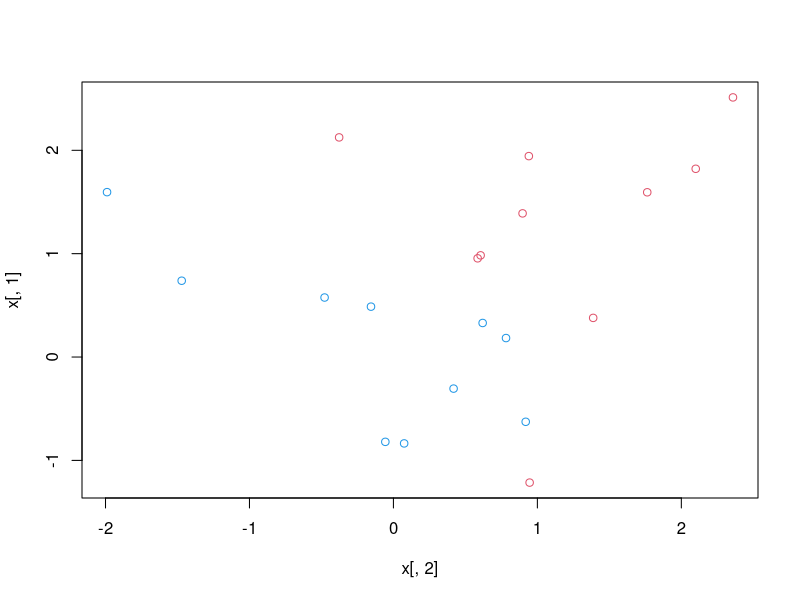
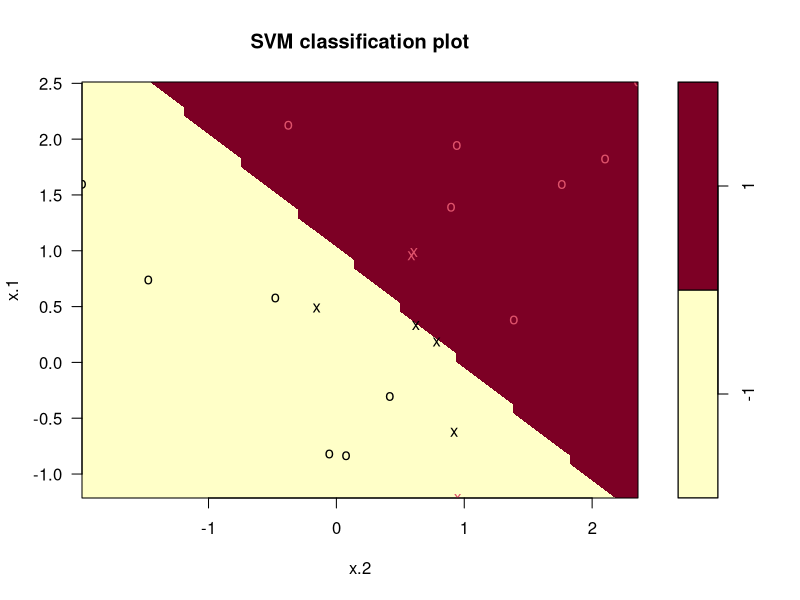
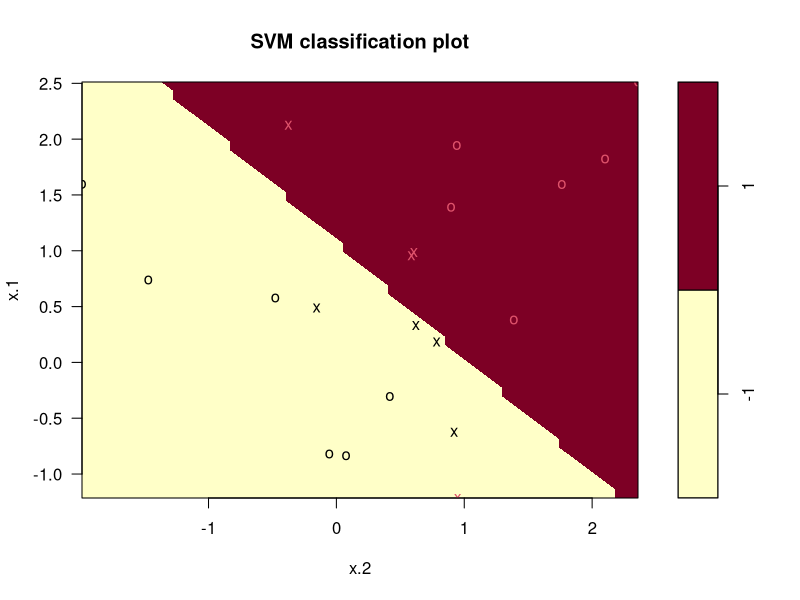
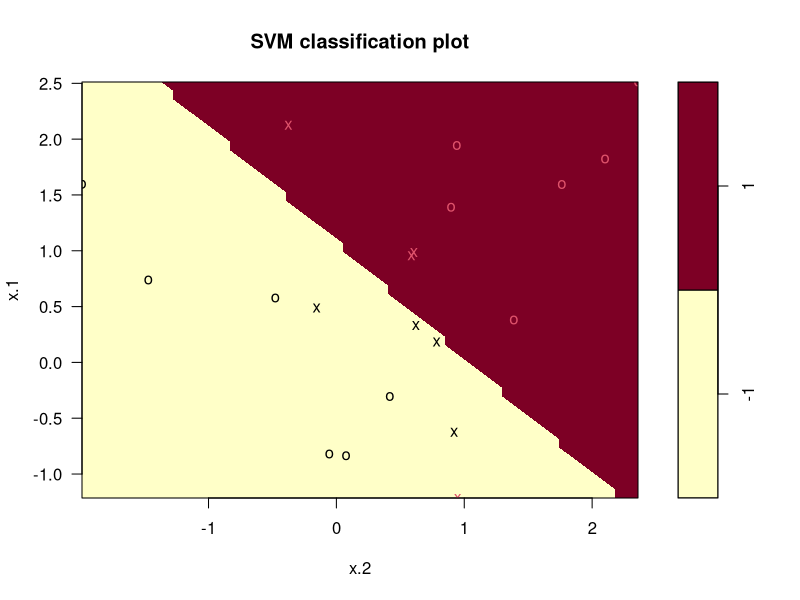
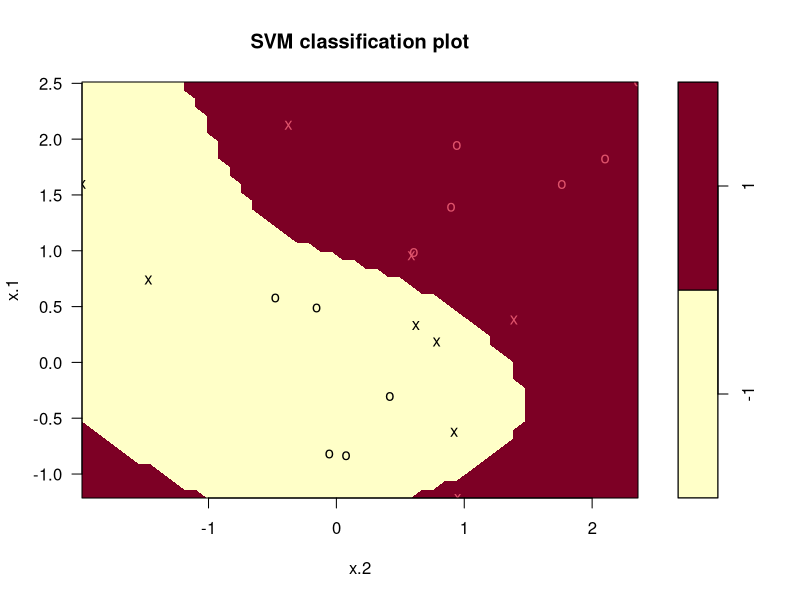
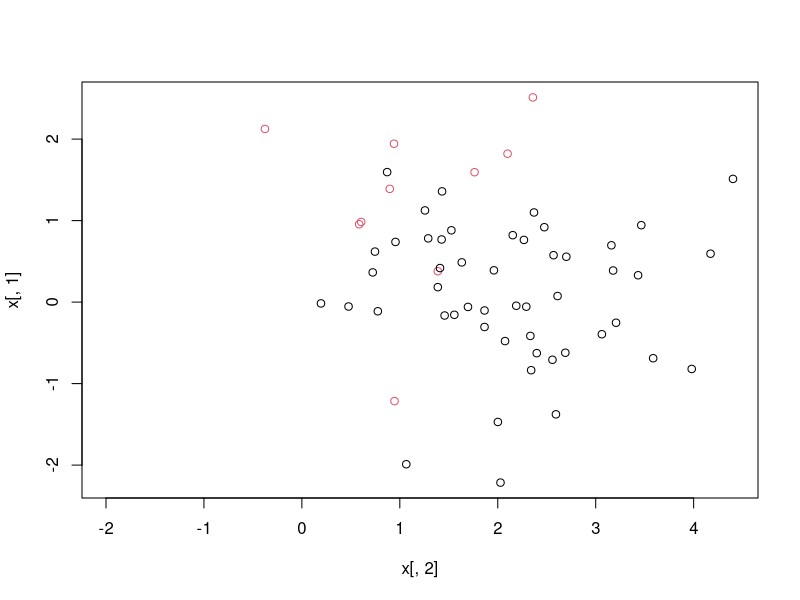
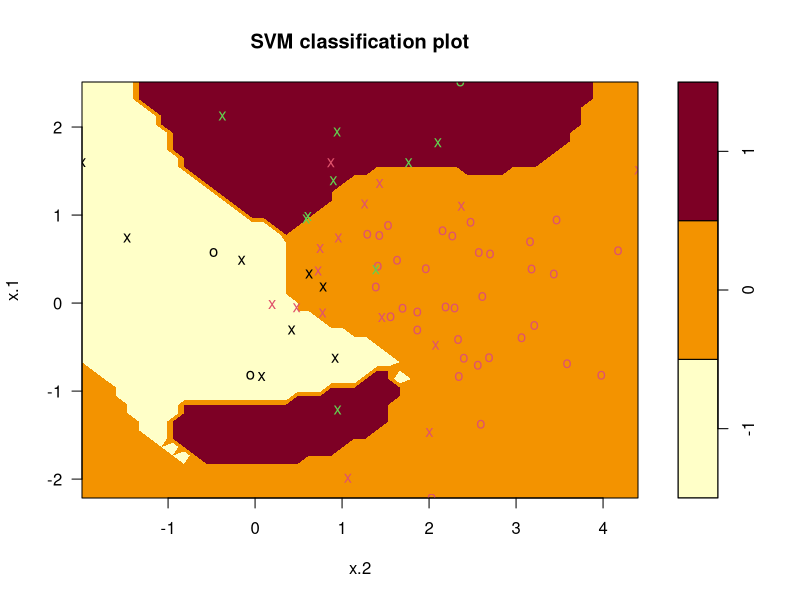

Reproduce these figures in R, in order.

# Packages ----------------------------------------------------------------

library(e1071)



# Creazione dati ----------------------------------------------------------

set.seed(1)

x <- matrix(rnorm(20*2), ncol = 2)
y <- c(rep(-1, 10), rep(1, 10))

x[y == 1, ] <- x[y == 1, ] + 1
plot(x[ ,2], x[ ,1], col = (3 - y))

dati <- data.frame(x = x, y = as.factor(y))


# Analisi -----------------------------------------------------------------

fit.svm <- svm(y ~ ., data = dati, kernel = "linear", cost = 10)
?svm

fit.svm
summary(fit.svm)
plot(fit.svm, dati)
fit.svm$index

fit.svm2 <- svm(y ~ ., data = dati, kernel = "linear", cost = 5)
plot(fit.svm2, dati)

tune.output <- tune(svm, y ~ ., data = dati, kernel = "linear", ranges = list(cost = c(0.001, 0.01, 0.1, 1, 5, 10, 100)))

tune.output

summary(tune.output)

bestmod <- tune.output$best.model

plot(bestmod, dati)


fit.svm3 <- svm(y ~ ., data = dati, kernel = "radial", cost = 5)
plot(fit.svm3, dati)


# SVM 2 classi ------------------------------------------------------------


set.seed((1))
x<-rbind(x,matrix(rnorm(50*2),ncol=2))
y<-c(y,rep(0,50))
x[y==0,2]=x[y==0,2]+2
dati<-data.frame(x=x,y=as.factor(y))
plot(x[,2],x[,1],col=(y+1))
fit.SVM_rad3<-svm(y~., data=dati, kernel="radial", cost=10)

plot(fit.SVM_rad3,dati)

table(dati[, "y"], predict(fit.SVM_rad3, newx = dati))


